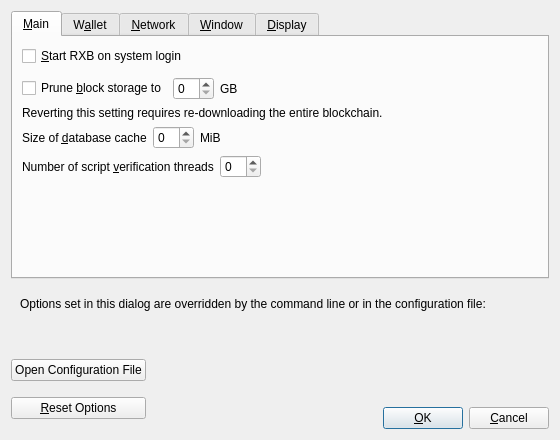
<?xml version="1.0" encoding="UTF-8"?>
<ui version="4.0">
 <class>OptionsDialog</class>
 <widget class="QDialog" name="OptionsDialog">
  <property name="geometry">
   <rect>
    <x>0</x>
    <y>0</y>
    <width>560</width>
    <height>440</height>
   </rect>
  </property>
  <property name="windowTitle">
   <string>Options</string>
  </property>
  <property name="modal">
   <bool>true</bool>
  </property>
  <layout class="QVBoxLayout" name="verticalLayout">
   <item>
    <widget class="QTabWidget" name="tabWidget">
     <property name="currentIndex">
      <number>0</number>
     </property>
     <widget class="QWidget" name="tabMain">
      <attribute name="title">
       <string>&amp;Main</string>
      </attribute>
      <layout class="QVBoxLayout" name="verticalLayout_Main">
       <item>
        <widget class="QCheckBox" name="rxbAtStartup">
         <property name="toolTip">
          <string>Automatically start RXB after logging in to the system.</string>
         </property>
         <property name="text">
          <string>&amp;Start RXB on system login</string>
         </property>
        </widget>
       </item>
       <item>
        <spacer name="horizontalSpacer_0_Main">
         <property name="orientation">
          <enum>Qt::Horizontal</enum>
         </property>
         <property name="sizeHint" stdset="0">
          <size>
           <width>40</width>
           <height>5</height>
          </size>
         </property>
        </spacer>
       </item>
       <item>
       <layout class="QHBoxLayout" name="horizontalLayout_Main_Prune">
        <item>
         <widget class="QCheckBox" name="prune">
          <property name="toolTip">
           <string>Disables some advanced features but all blocks will still be fully validated. Reverting this setting requires re-downloading the entire blockchain. Actual disk usage may be somewhat higher.</string>
          </property>
          <property name="text">
           <string>Prune &amp;block storage to</string>
          </property>
         </widget>
        </item>
        <item>
         <widget class="QSpinBox" name="pruneSize"/>
        </item>
         <item>
          <widget class="QLabel" name="pruneSizeUnitLabel">
           <property name="text">
            <string>GB</string>
           </property>
           <property name="textFormat">
            <enum>Qt::PlainText</enum>
           </property>
          </widget>
         </item>
         <item>
          <spacer name="horizontalSpacer_Main_Prune">
           <property name="orientation">
            <enum>Qt::Horizontal</enum>
           </property>
           <property name="sizeHint" stdset="0">
            <size>
             <width>40</width>
             <height>20</height>
            </size>
           </property>
          </spacer>
         </item>
        </layout>
       </item>
       <item>
        <widget class="QLabel" name="pruneWarning">
         <property name="text">
          <string>Reverting this setting requires re-downloading the entire blockchain.</string>
         </property>
         <property name="textFormat">
          <enum>Qt::PlainText</enum>
         </property>
        </widget>
       </item>
       <item>
        <layout class="QHBoxLayout" name="horizontalLayout_2_Main">
         <item>
          <widget class="QLabel" name="databaseCacheLabel">
           <property name="text">
            <string>Size of &amp;database cache</string>
           </property>
           <property name="textFormat">
            <enum>Qt::PlainText</enum>
           </property>
           <property name="buddy">
            <cstring>databaseCache</cstring>
           </property>
          </widget>
         </item>
         <item>
          <widget class="QSpinBox" name="databaseCache"/>
         </item>
         <item>
          <widget class="QLabel" name="databaseCacheUnitLabel">
           <property name="text">
            <string>MiB</string>
           </property>
           <property name="textFormat">
            <enum>Qt::PlainText</enum>
           </property>
          </widget>
         </item>
         <item>
          <spacer name="horizontalSpacer_2_Main">
           <property name="orientation">
            <enum>Qt::Horizontal</enum>
           </property>
           <property name="sizeHint" stdset="0">
            <size>
             <width>40</width>
             <height>20</height>
            </size>
           </property>
          </spacer>
         </item>
        </layout>
       </item>
       <item>
        <layout class="QHBoxLayout" name="horizontalLayout_Main_VerifyLabel">
         <item>
          <widget class="QLabel" name="threadsScriptVerifLabel">
           <property name="text">
            <string>Number of script &amp;verification threads</string>
           </property>
           <property name="textFormat">
            <enum>Qt::PlainText</enum>
           </property>
           <property name="buddy">
            <cstring>threadsScriptVerif</cstring>
           </property>
          </widget>
         </item>
         <item>
          <widget class="QSpinBox" name="threadsScriptVerif">
           <property name="toolTip">
            <string>(0 = auto, &lt;0 = leave that many cores free)</string>
           </property>
          </widget>
         </item>
         <item>
          <spacer name="horizontalSpacer_Main_Threads">
           <property name="orientation">
            <enum>Qt::Horizontal</enum>
           </property>
           <property name="sizeHint" stdset="0">
            <size>
             <width>40</width>
             <height>20</height>
            </size>
           </property>
          </spacer>
         </item>
        </layout>
       </item>
       <item>
        <spacer name="verticalSpacer_Main">
         <property name="orientation">
          <enum>Qt::Vertical</enum>
         </property>
         <property name="sizeHint" stdset="0">
          <size>
           <width>20</width>
           <height>40</height>
          </size>
         </property>
        </spacer>
       </item>
      </layout>
     </widget>
     <widget class="QWidget" name="tabWallet">
      <attribute name="title">
       <string>W&amp;allet</string>
      </attribute>
      <layout class="QVBoxLayout" name="verticalLayout_Wallet">
       <item>
        <widget class="QGroupBox" name="groupBox">
         <property name="title">
          <string>Expert</string>
         </property>
         <layout class="QVBoxLayout" name="verticalLayout_2">
          <item>
           <widget class="QCheckBox" name="coinControlFeatures">
            <property name="toolTip">
             <string>Whether to show coin control features or not.</string>
            </property>
            <property name="text">
             <string>Enable coin &amp;control features</string>
            </property>
           </widget>
          </item>
          <item>
           <widget class="QCheckBox" name="spendZeroConfChange">
            <property name="toolTip">
             <string>If you disable the spending of unconfirmed change, the change from a transaction cannot be used until that transaction has at least one confirmation. This also affects how your balance is computed.</string>
            </property>
            <property name="text">
             <string>&amp;Spend unconfirmed change</string>
            </property>
           </widget>
          </item>
         </layout>
        </widget>
       </item>
       <item>
        <spacer name="verticalSpacer_Wallet">
         <property name="orientation">
          <enum>Qt::Vertical</enum>
         </property>
         <property name="sizeHint" stdset="0">
          <size>
           <width>20</width>
           <height>40</height>
          </size>
         </property>
        </spacer>
       </item>
      </layout>
     </widget>
     <widget class="QWidget" name="tabNetwork">
      <attribute name="title">
       <string>&amp;Network</string>
      </attribute>
      <layout class="QVBoxLayout" name="verticalLayout_Network">
       <item>
        <widget class="QCheckBox" name="mapPortUpnp">
         <property name="toolTip">
          <string>Automatically open the RXB client port on the router. This only works when your router supports UPnP and it is enabled.</string>
         </property>
         <property name="text">
          <string>Map port using &amp;UPnP</string>
         </property>
        </widget>
       </item>
       <item>
        <widget class="QCheckBox" name="allowIncoming">
         <property name="toolTip">
          <string>Accept connections from outside.</string>
         </property>
         <property name="text">
          <string>Allow incomin&amp;g connections</string>
         </property>
        </widget>
       </item>
       <item>
        <widget class="QCheckBox" name="connectSocks">
         <property name="toolTip">
          <string>Connect to the RXB network through a SOCKS5 proxy.</string>
         </property>
         <property name="text">
          <string>&amp;Connect through SOCKS5 proxy (default proxy):</string>
         </property>
        </widget>
       </item>
       <item>
        <layout class="QHBoxLayout" name="horizontalLayout_1_Network">
         <item>
          <widget class="QLabel" name="proxyIpLabel">
           <property name="text">
            <string>Proxy &amp;IP:</string>
           </property>
           <property name="textFormat">
            <enum>Qt::PlainText</enum>
           </property>
           <property name="buddy">
            <cstring>proxyIp</cstring>
           </property>
          </widget>
         </item>
         <item>
          <widget class="QValidatedLineEdit" name="proxyIp">
           <property name="minimumSize">
            <size>
             <width>140</width>
             <height>0</height>
            </size>
           </property>
           <property name="maximumSize">
            <size>
             <width>140</width>
             <height>16777215</height>
            </size>
           </property>
           <property name="toolTip">
            <string>IP address of the proxy (e.g. IPv4: 127.0.0.1 / IPv6: ::1)</string>
           </property>
          </widget>
         </item>
         <item>
          <widget class="QLabel" name="proxyPortLabel">
           <property name="text">
            <string>&amp;Port:</string>
           </property>
           <property name="textFormat">
            <enum>Qt::PlainText</enum>
           </property>
           <property name="buddy">
            <cstring>proxyPort</cstring>
           </property>
          </widget>
         </item>
         <item>
          <widget class="QLineEdit" name="proxyPort">
           <property name="minimumSize">
            <size>
             <width>55</width>
             <height>0</height>
            </size>
           </property>
           <property name="maximumSize">
            <size>
             <width>55</width>
             <height>16777215</height>
            </size>
           </property>
           <property name="toolTip">
            <string>Port of the proxy (e.g. 9050)</string>
           </property>
          </widget>
         </item>
         <item>
          <spacer name="horizontalSpacer_1_Network">
           <property name="orientation">
            <enum>Qt::Horizontal</enum>
           </property>
           <property name="sizeHint" stdset="0">
            <size>
             <width>40</width>
             <height>20</height>
            </size>
           </property>
          </spacer>
         </item>
        </layout>
       </item>
       <item>
        <layout class="QHBoxLayout" name="horizontalLayout_2_Network">
         <item>
          <widget class="QLabel" name="proxyActiveNets">
           <property name="text">
            <string>Used for reaching peers via:</string>
           </property>
           <property name="textFormat">
            <enum>Qt::PlainText</enum>
           </property>
          </widget>
         </item>
         <item>
          <widget class="QCheckBox" name="proxyReachIPv4">
           <property name="enabled">
            <bool>false</bool>
           </property>
           <property name="toolTip">
            <string>Shows if the supplied default SOCKS5 proxy is used to reach peers via this network type.</string>
           </property>
           <property name="text">
            <string/>
           </property>
          </widget>
         </item>
         <item>
          <widget class="QLabel" name="proxyReachIPv4Label">
           <property name="text">
            <string>IPv4</string>
           </property>
           <property name="textFormat">
            <enum>Qt::PlainText</enum>
           </property>
          </widget>
         </item>
         <item>
          <widget class="QCheckBox" name="proxyReachIPv6">
           <property name="enabled">
            <bool>false</bool>
           </property>
           <property name="toolTip">
            <string>Shows if the supplied default SOCKS5 proxy is used to reach peers via this network type.</string>
           </property>
           <property name="text">
            <string/>
           </property>
          </widget>
         </item>
         <item>
          <widget class="QLabel" name="proxyReachIPv6Label">
           <property name="text">
            <string>IPv6</string>
           </property>
           <property name="textFormat">
            <enum>Qt::PlainText</enum>
           </property>
          </widget>
         </item>
         <item>
          <widget class="QCheckBox" name="proxyReachTor">
           <property name="enabled">
            <bool>false</bool>
           </property>
           <property name="toolTip">
            <string>Shows if the supplied default SOCKS5 proxy is used to reach peers via this network type.</string>
           </property>
           <property name="text">
            <string/>
           </property>
          </widget>
         </item>
         <item>
          <widget class="QLabel" name="proxyReachTorLabel">
           <property name="text">
            <string>Tor</string>
           </property>
           <property name="textFormat">
            <enum>Qt::PlainText</enum>
           </property>
          </widget>
         </item>
         <item>
          <spacer name="horizontalSpacer_2_Network">
           <property name="orientation">
            <enum>Qt::Horizontal</enum>
           </property>
           <property name="sizeHint" stdset="0">
            <size>
             <width>40</width>
             <height>20</height>
            </size>
           </property>
          </spacer>
         </item>
        </layout>
       </item>
       <item>
        <widget class="QCheckBox" name="connectSocksTor">
         <property name="toolTip">
          <string>Connect to the RXB network through a separate SOCKS5 proxy for Tor hidden services.</string>
         </property>
         <property name="text">
          <string>Use separate SOCKS&amp;5 proxy to reach peers via Tor hidden services:</string>
         </property>
        </widget>
       </item>
       <item>
        <layout class="QHBoxLayout" name="horizontalLayout_3_Network">
         <item>
          <widget class="QLabel" name="proxyIpTorLabel">
           <property name="text">
            <string>Proxy &amp;IP:</string>
           </property>
           <property name="textFormat">
            <enum>Qt::PlainText</enum>
           </property>
           <property name="buddy">
            <cstring>proxyIpTor</cstring>
           </property>
          </widget>
         </item>
         <item>
          <widget class="QValidatedLineEdit" name="proxyIpTor">
           <property name="minimumSize">
            <size>
             <width>140</width>
             <height>0</height>
            </size>
           </property>
           <property name="maximumSize">
            <size>
             <width>140</width>
             <height>16777215</height>
            </size>
           </property>
           <property name="toolTip">
            <string>IP address of the proxy (e.g. IPv4: 127.0.0.1 / IPv6: ::1)</string>
           </property>
          </widget>
         </item>
         <item>
          <widget class="QLabel" name="proxyPortTorLabel">
           <property name="text">
            <string>&amp;Port:</string>
           </property>
           <property name="textFormat">
            <enum>Qt::PlainText</enum>
           </property>
           <property name="buddy">
            <cstring>proxyPortTor</cstring>
           </property>
          </widget>
         </item>
         <item>
          <widget class="QLineEdit" name="proxyPortTor">
           <property name="minimumSize">
            <size>
             <width>55</width>
             <height>0</height>
            </size>
           </property>
           <property name="maximumSize">
            <size>
             <width>55</width>
             <height>16777215</height>
            </size>
           </property>
           <property name="toolTip">
            <string>Port of the proxy (e.g. 9050)</string>
           </property>
          </widget>
         </item>
         <item>
          <spacer name="horizontalSpacer_4_Network">
           <property name="orientation">
            <enum>Qt::Horizontal</enum>
           </property>
           <property name="sizeHint" stdset="0">
            <size>
             <width>40</width>
             <height>20</height>
            </size>
           </property>
          </spacer>
         </item>
        </layout>
       </item>
       <item>
        <spacer name="verticalSpacer_Network">
         <property name="orientation">
          <enum>Qt::Vertical</enum>
         </property>
         <property name="sizeHint" stdset="0">
          <size>
           <width>20</width>
           <height>40</height>
          </size>
         </property>
        </spacer>
       </item>
      </layout>
     </widget>
     <widget class="QWidget" name="tabWindow">
      <attribute name="title">
       <string>&amp;Window</string>
      </attribute>
      <layout class="QVBoxLayout" name="verticalLayout_Window">
       <item>
        <widget class="QCheckBox" name="hideTrayIcon">
         <property name="toolTip">
          <string>Hide the icon from the system tray.</string>
         </property>
         <property name="text">
          <string>&amp;Hide tray icon</string>
         </property>
        </widget>
       </item>
       <item>
        <widget class="QCheckBox" name="minimizeToTray">
         <property name="toolTip">
          <string>Show only a tray icon after minimizing the window.</string>
         </property>
         <property name="text">
          <string>&amp;Minimize to the tray instead of the taskbar</string>
         </property>
        </widget>
       </item>
       <item>
        <widget class="QCheckBox" name="minimizeOnClose">
         <property name="toolTip">
          <string>Minimize instead of exit the application when the window is closed. When this option is enabled, the application will be closed only after selecting Exit in the menu.</string>
         </property>
         <property name="text">
          <string>M&amp;inimize on close</string>
         </property>
        </widget>
       </item>
       <item>
        <spacer name="verticalSpacer_Window">
         <property name="orientation">
          <enum>Qt::Vertical</enum>
         </property>
         <property name="sizeHint" stdset="0">
          <size>
           <width>20</width>
           <height>40</height>
          </size>
         </property>
        </spacer>
       </item>
      </layout>
     </widget>
     <widget class="QWidget" name="tabDisplay">
      <attribute name="title">
       <string>&amp;Display</string>
      </attribute>
      <layout class="QVBoxLayout" name="verticalLayout_Display">
       <item>
        <layout class="QHBoxLayout" name="horizontalLayout_1_Display">
         <item>
          <widget class="QLabel" name="langLabel">
           <property name="text">
            <string>User Interface &amp;language:</string>
           </property>
           <property name="textFormat">
            <enum>Qt::PlainText</enum>
           </property>
           <property name="buddy">
            <cstring>lang</cstring>
           </property>
          </widget>
         </item>
         <item>
          <widget class="QValueComboBox" name="lang">
           <property name="toolTip">
            <string>The user interface language can be set here. This setting will take effect after restarting RXB.</string>
           </property>
          </widget>
         </item>
        </layout>
       </item>
       <item>
        <layout class="QHBoxLayout" name="horizontalLayout_2_Display">
         <item>
          <widget class="QLabel" name="unitLabel">
           <property name="text">
            <string>&amp;Unit to show amounts in:</string>
           </property>
           <property name="textFormat">
            <enum>Qt::PlainText</enum>
           </property>
           <property name="buddy">
            <cstring>unit</cstring>
           </property>
          </widget>
         </item>
         <item>
          <widget class="QValueComboBox" name="unit">
           <property name="toolTip">
            <string>Choose the default subdivision unit to show in the interface and when sending coins.</string>
           </property>
          </widget>
         </item>
        </layout>
       </item>
       <item>
        <layout class="QHBoxLayout" name="horizontalLayout_3_Display">
         <item>
          <widget class="QLabel" name="thirdPartyTxUrlsLabel">
           <property name="toolTip">
            <string>Third party URLs (e.g. a block explorer) that appear in the transactions tab as context menu items. %s in the URL is replaced by transaction hash. Multiple URLs are separated by vertical bar |.</string>
           </property>
           <property name="text">
            <string>&amp;Third party transaction URLs</string>
           </property>
           <property name="buddy">
            <cstring>thirdPartyTxUrls</cstring>
           </property>
          </widget>
         </item>
         <item>
          <widget class="QLineEdit" name="thirdPartyTxUrls">
           <property name="toolTip">
            <string>Third party URLs (e.g. a block explorer) that appear in the transactions tab as context menu items. %s in the URL is replaced by transaction hash. Multiple URLs are separated by vertical bar |.</string>
           </property>
           <property name="placeholderText">
            <string notr="true">https://example.com/tx/%s</string>
           </property>
          </widget>
         </item>
        </layout>
       </item>
       <item>
        <spacer name="verticalSpacer_Display">
         <property name="orientation">
          <enum>Qt::Vertical</enum>
         </property>
         <property name="sizeHint" stdset="0">
          <size>
           <width>20</width>
           <height>40</height>
          </size>
         </property>
        </spacer>
       </item>
      </layout>
     </widget>
    </widget>
   </item>
   <item>
    <widget class="QFrame" name="frame">
     <layout class="QVBoxLayout" name="verticalLayout_Bottom">
      <item>
       <layout class="QHBoxLayout" name="horizontalLayout_Bottom">
        <item>
         <widget class="QLabel" name="overriddenByCommandLineInfoLabel">
          <property name="text">
           <string>Options set in this dialog are overridden by the command line or in the configuration file:</string>
          </property>
          <property name="textFormat">
           <enum>Qt::PlainText</enum>
          </property>
         </widget>
        </item>
        <item>
         <spacer name="horizontalSpacer_Bottom">
          <property name="orientation">
           <enum>Qt::Horizontal</enum>
          </property>
          <property name="sizeHint" stdset="0">
           <size>
            <width>40</width>
            <height>20</height>
           </size>
          </property>
         </spacer>
        </item>
       </layout>
      </item>
      <item>
       <widget class="QLabel" name="overriddenByCommandLineLabel">
        <property name="text">
         <string/>
        </property>
        <property name="textFormat">
         <enum>Qt::PlainText</enum>
        </property>
        <property name="wordWrap">
         <bool>true</bool>
        </property>
       </widget>
      </item>
     </layout>
    </widget>
   </item>
   <item>
    <layout class="QHBoxLayout" name="horizontalLayout_Buttons">
     <item>
      <layout class="QVBoxLayout" name="verticalLayout_Buttons">
       <item>
        <widget class="QPushButton" name="openRXBConfButton">
         <property name="toolTip">
          <string>Open the RXB configuration file from the working directory.</string>
         </property>
         <property name="text">
          <string>Open Configuration File</string>
         </property>
         <property name="autoDefault">
          <bool>false</bool>
         </property>
        </widget>
       </item>
       <item>
        <widget class="QPushButton" name="resetButton">
         <property name="toolTip">
          <string>Reset all client options to default.</string>
         </property>
         <property name="text">
          <string>&amp;Reset Options</string>
         </property>
         <property name="autoDefault">
          <bool>false</bool>
         </property>
        </widget>
       </item>
      </layout>
     </item>
     <item>
      <spacer name="horizontalSpacer_1">
       <property name="orientation">
        <enum>Qt::Horizontal</enum>
       </property>
       <property name="sizeHint" stdset="0">
        <size>
         <width>40</width>
         <height>48</height>
        </size>
       </property>
      </spacer>
     </item>
     <item>
      <widget class="QLabel" name="statusLabel">
       <property name="minimumSize">
        <size>
         <width>200</width>
         <height>0</height>
        </size>
       </property>
       <property name="font">
        <font>
         <weight>75</weight>
         <bold>true</bold>
        </font>
       </property>
       <property name="text">
        <string/>
       </property>
       <property name="textFormat">
        <enum>Qt::PlainText</enum>
       </property>
       <property name="wordWrap">
        <bool>true</bool>
       </property>
      </widget>
     </item>
     <item>
      <spacer name="horizontalSpacer_2">
       <property name="orientation">
        <enum>Qt::Horizontal</enum>
       </property>
       <property name="sizeHint" stdset="0">
        <size>
         <width>40</width>
         <height>48</height>
        </size>
       </property>
      </spacer>
     </item>
     <item>
      <layout class="QVBoxLayout" name="verticalLayout_4">
       <item>
        <spacer name="verticalSpacer">
         <property name="orientation">
          <enum>Qt::Vertical</enum>
         </property>
         <property name="sizeHint" stdset="0">
          <size>
           <width>20</width>
           <height>40</height>
          </size>
         </property>
        </spacer>
       </item>
       <item>
        <layout class="QHBoxLayout" name="horizontalLayout">
         <item>
          <widget class="QPushButton" name="okButton">
           <property name="text">
            <string>&amp;OK</string>
           </property>
           <property name="autoDefault">
            <bool>false</bool>
           </property>
           <property name="default">
            <bool>true</bool>
           </property>
          </widget>
         </item>
         <item>
          <widget class="QPushButton" name="cancelButton">
           <property name="text">
            <string>&amp;Cancel</string>
           </property>
           <property name="autoDefault">
            <bool>false</bool>
           </property>
          </widget>
         </item>
        </layout>
       </item>
      </layout>
     </item>
    </layout>
   </item>
  </layout>
 </widget>
 <customwidgets>
  <customwidget>
   <class>QValidatedLineEdit</class>
   <extends>QLineEdit</extends>
   <header>qt/qvalidatedlineedit.h</header>
  </customwidget>
  <customwidget>
   <class>QValueComboBox</class>
   <extends>QComboBox</extends>
   <header>qt/qvaluecombobox.h</header>
  </customwidget>
 </customwidgets>
 <resources/>
 <connections/>
</ui>
